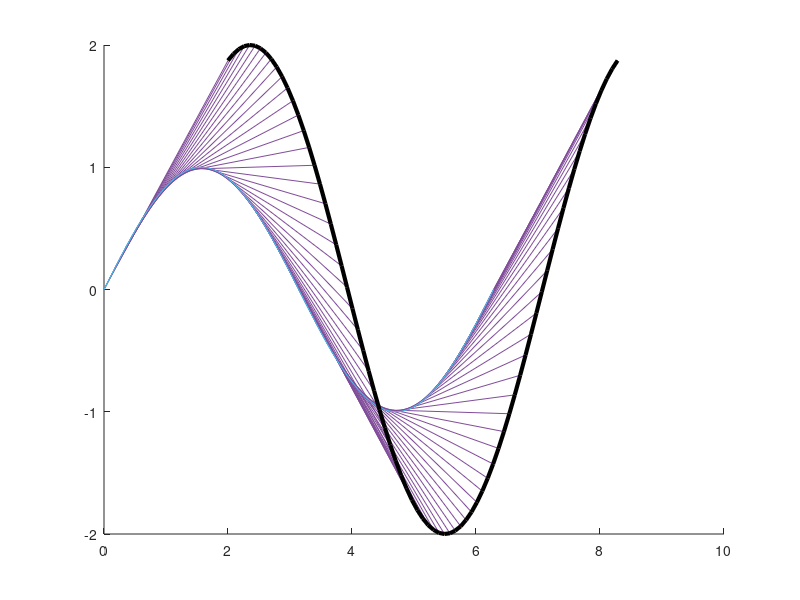

Write MATLAB code to recreate this figure.
X = [0:pi/36:2*pi];
X_ = X+2;
Y = sin(X);
Y_ = -2*cos(X-3.5);

figure(1);
hold on;

plot(X,Y, X_,Y_,[X;X_ ], [Y; Y_], 'Color', [0.5 0.3 0.6]);
plot(X,Y,X_,Y_, 'LineWidth', 3, 'Color', 'black');